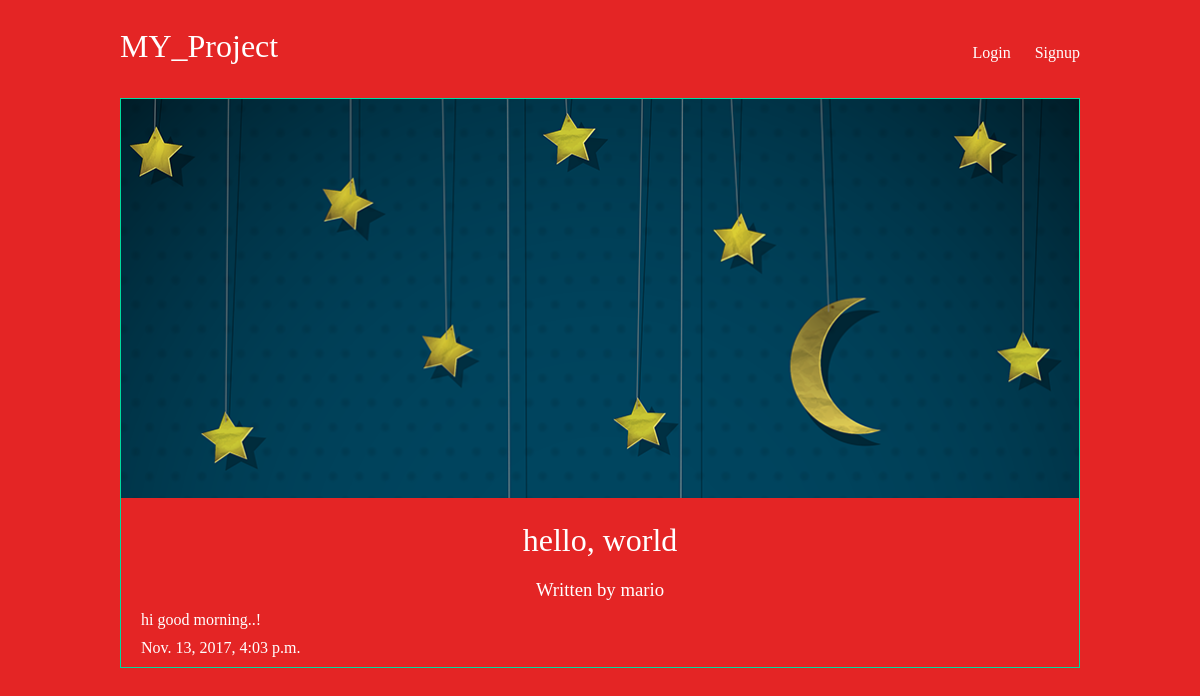
Screenshot of /articles/hello-world/ with the database file from the repository.
### articles/models.py (models this page shows, shortened)
class Article(models.Model):
    title = models.CharField(max_length=100)
    slug = models.SlugField()
    body = models.TextField()
    date = models.DateTimeField(auto_now_add=True)
    thumb = models.ImageField(default='default.png', blank=True)
    author = models.ForeignKey(User, default=None,on_delete=models.CASCADE)

### articles/views.py (the view)
# urls.py: re_path(r'^(?P<slug>[\w-]+)/$', views.article_detail, name="detail"),
def article_detail(request, slug):
    article = Article.objects.get(slug=slug)
    return render(request, 'articles/article_detail.html', { 'article': article })

### articles/templates/articles/article_detail.html
{% extends 'base_layout.html' %}
{% block content %}
<div class="article-detail">
    <div class="article">
        <img src="{{ article.thumb.url }}" />
        <h2>{{ article.title }}</h2>
        <h3>Written by {{ article.author.username }}</h3>
        <p>{{ article.body }}</p>
        <p>{{ article.date }}</p>
    </div>
</div>
{% endblock %}

### assets/styles.css (style rules this page uses)
body { background:rgb(228, 37, 37); color: #fff; }
body * { font-family: Ubuntu; }
h1, h2, h3, h4, h5 { font-weight: normal; margin: 0; }
.article { padding: 10px; border: 1px solid #00dba0; position: relative; padding-bottom: 40px; }
.article h2 { font-size: 1.2em; }
.article-detail .article { padding: 0; }
.article-detail .article img { max-width: 100%; }
.article-detail .article h2 { text-align: center; margin: 20px auto; font-size: 2em }
.article-detail .article h3 { text-align: center; }
.article-detail .article p { margin: 10px 20px }

### rows the page displays
Article: thumb (picture), title "hello, world", author.username "mario", body "hi good morning..!", date "Nov. 13, 2017, 4:03 p.m."
